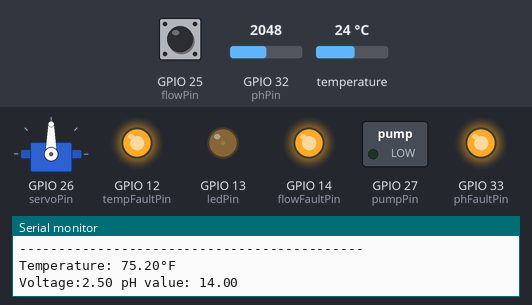
Recording of a sketch running on a simulated ESP32. Parts: servo, switched loads named in the sketch (green lamp = pin HIGH), output pins drawn as LEDs (lit = HIGH), the last lines printed to the serial monitor. Inputs (shaded band) come from the test bench; at power-on: GPIO 32 (phPin) = 2048, GPIO 25 (flowPin) HIGH, temperature 24 °C.

Above: at 16.9 s.
17.0 s: GPIO 32 (phPin) set to 1228
At 25.11 s:
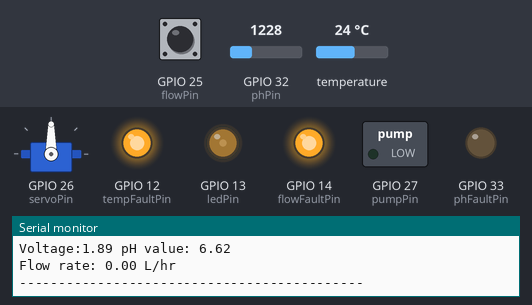
At 26.56 s:
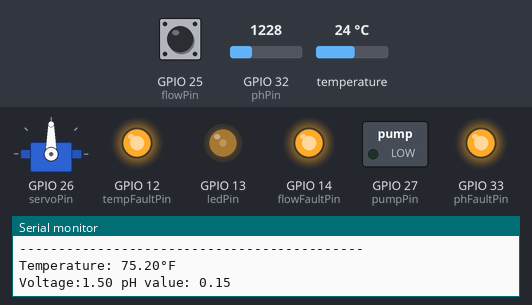
Timing chart, 0 to 50.9 s (numbered marks = the images above; inputs shaded):
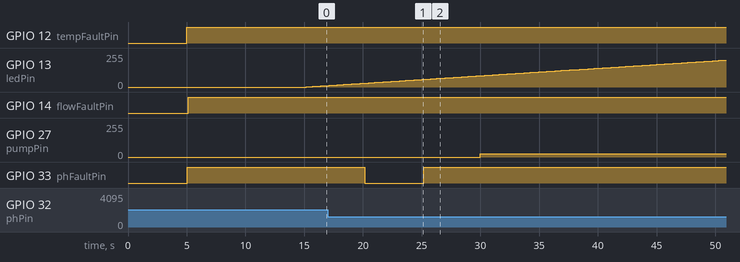

Measured:
- after the input at 17.0 s, GPIO 33 (phFaultPin): HIGH → LOW after 3.1 s, → HIGH 5.0 s later

The sketch:

circle_of_life.ino
```cpp
#include <ESP32Servo.h>
#include <OneWire.h>
#include <DallasTemperature.h>

#define arrayLength 100
#define ONE_WIRE_BUS 19

OneWire oneWire(ONE_WIRE_BUS);
DallasTemperature sensors(&oneWire);


Servo myservo;


int servoPin = 26;
int phPin = 32;
int flowPin = 25;
int phFaultPin = 33;
int flowFaultPin = 14 ;
int tempFaultPin = 12 ;
int pumpPin = 27; //water pump pin
int ledPin = 13;


//Water pump code
int dutyCycle = 0;
int max_flow = 350;
int min_flow = 300;

int dutyCycleLeds = 125;

int pos = 0;
bool servo_on = false;

float offset = 0.00;
int pHArray[arrayLength];
int pHArrayIndex = 0;
float voltage = 0;
float pHValue = 0;

int time_limit = 60 * 1000;
int time_limit_ph = 5 * 10;
int time_limit_flow = 5 * 1000;
int time_limit_temp = 5 * 1000;
int time_limit_ph_print = 5 * 1000;
unsigned long last_rotation = 0;
unsigned long current, last_ph, last_flow, last_ph_print, last_temp, start_time, start_time_led;
float temp_for_ph = 0;

int lastHallState = HIGH;
int NbTopsFan = 0;
float flowRate = 0;


double averageArray(int *array, int number){

	int max,min;
	double avg;
	long amount=0;

  if(number<=0){
 		Serial.println("Error number for the array to averaging!/n");
 		return 0;
	}

	if(number<5){
		for(int i=0; i<number; i++){
			amount+=array[i];
		}
		avg = amount/number;
		return avg;
 	} else {
		if(array[0]<array[1]){
			min = array[0];max=array[1];
		}
		else {
		min=array[1];max=array[0];
		}
		for(int i=2;i<number;i++){
			if(array[i]<min){
				amount+=min; //arr<min
				min=array[i];
			} else {
				if(array[i]>max){
					amount+=max; //arr>max
					max=array[i];
			} else{
				amount+=array[i]; //min<=arr<=max
			}
 		}
 	}
 	avg = (double)amount/(number-2);
 }
 return avg;
}

void setup() {
	ESP32PWM::allocateTimer(0);
	ESP32PWM::allocateTimer(1);
	ESP32PWM::allocateTimer(2);
	ESP32PWM::allocateTimer(3);
	myservo.setPeriodHertz(50);
	myservo.attach(servoPin, 500, 2400);
	pinMode(flowPin, INPUT_PULLUP);
	pinMode(phFaultPin, OUTPUT);
	pinMode(flowFaultPin, OUTPUT);
	pinMode(tempFaultPin, OUTPUT);
	last_rotation = millis();
	last_ph = millis();
	last_flow = millis();
	last_ph_print = millis();
	last_temp = millis();
	start_time = millis();
	start_time_led = millis();

  ledcAttachChannel(ledPin, 3000, 8,7);
	analogSetPinAttenuation(phPin, ADC_11db);

  ledcAttachChannel(pumpPin, 500, 8, 6);
	Serial.begin(9600);
	sensors.begin();
	sensors.setWaitForConversion(false);
}

void loop() {

	sensors.requestTemperatures();


	current = millis();

  if(current - last_rotation >= time_limit){
		Serial.println("Fish feeder rotation started.");
		servo_on = true;
		for (pos = 0; pos <= 180; pos += 1) {
			myservo.write(pos);
			delay(1);
		}
		for (pos = 180; pos >= 0; pos -= 1) {
			myservo.write(pos);
			delay(1);
		}
		last_rotation = millis();
		servo_on = false;
 }

 if(current - last_temp >= time_limit_temp){
	float tempC = sensors.getTempCByIndex(0);
	temp_for_ph = tempC;
	Serial.println("--------------------------------------------");
  Serial.print("Temperature: ");
	tempC = tempC * 1.8;
	tempC = tempC + 32;
  Serial.print(tempC);
  Serial.println("°F");
	last_temp = millis();
	if(tempC < 78 || tempC > 80){
			digitalWrite(tempFaultPin, HIGH);
			//Serial.println("temp fault LED ON");
		} else {
			digitalWrite(tempFaultPin, LOW);
			//Serial.println("temp fault LED OFF");
		}
 }

 if(current - last_ph_print >= time_limit_ph_print){
		Serial.print("Voltage:");
		Serial.print(voltage,2);
		Serial.print(" pH value: ");
		Serial.println(pHValue,2);
		last_ph_print = millis();
		if(pHValue < 6 || pHValue > 8){
			digitalWrite(phFaultPin, HIGH);
			//Serial.println("pH fault LED ON");
		} else {
			digitalWrite(phFaultPin, LOW);
			//Serial.println("pH fault LED OFF");
		}
 }

 if(current - last_ph >= time_limit_ph){
	 	pHArray[pHArrayIndex++]=analogRead(phPin);
		if(pHArrayIndex==arrayLength)pHArrayIndex=0;
		// voltage = (averageArray(pHArray, arrayLength)*3.3/4096 )* 1.515; // 4096 is 2^12 since ADC is 12 volts
		// pHValue = 3.5*voltage+offset;
		// pHValue = pHValue + (temp_for_ph - 25) * ((0.05916 * temp_for_ph)/298.15);
		// last_ph = millis();

		float rawAvg = averageArray(pHArray, arrayLength);
    voltage = (rawAvg * 3.3 / 4096.0) * 1.515;
    float neutralVoltage = 1.91;
    float slope = 16.67;
    pHValue = (7.0 + (voltage - neutralVoltage) * slope) + offset;
		//pHValue = (voltage/3.3)*14;
    if (pHValue < 0) pHValue = 0;
    if (pHValue > 14) pHValue = 14;

    last_ph = millis();

 }

	if(!servo_on){
		int hallState = digitalRead(flowPin);
		if(hallState == LOW && lastHallState == HIGH) {
			NbTopsFan++;
		}
		lastHallState = hallState;

		//water pump
		if(current - start_time <= 30000){
			dutyCycle = 0;
			ledcWrite(pumpPin, dutyCycle);
		}
		else if (flowRate < min_flow) {
			dutyCycle = 25;
			ledcWrite(pumpPin, dutyCycle);
		}

	//led driver
        if(current - start_time_led <= 15000)
		{ //first 15 seconds are night
			dutyCycleLeds = 0;
			ledcWrite(ledPin, dutyCycleLeds); //starts off at 0
		}
		else if (current - start_time_led <= 60000)
		{ //sunrise
			uint32_t sunrise_covered = current - start_time_led - 15000;
			dutyCycleLeds = (uint8_t)(255.0f * sunrise_covered / 45000.0f);
			ledcWrite(ledPin, dutyCycleLeds);

		}
		else if(current - start_time_led <= 75000)
		{ //daytime
			dutyCycleLeds = 255;
			ledcWrite(ledPin, dutyCycleLeds);
		}
		else if(current - start_time_led <= 120000)
		{ //sunset
			dutyCycleLeds = 0;
			uint32_t sunset_covered = current - start_time_led - 75000;
			dutyCycleLeds = (uint8_t)(255.0f - (255.0f * sunset_covered / 45000.0f));
			ledcWrite(ledPin, dutyCycleLeds);
		}
		else
		{ //just in case
			dutyCycleLeds = 0;
			ledcWrite(ledPin, dutyCycleLeds);
			start_time_led = millis();
		}

	}

	if(current - last_flow >= time_limit_flow) {
			flowRate = ((NbTopsFan / 5) * 60.0 / 7.5); //per min -- 7.5 calibration factor
					NbTopsFan = 0;
					last_flow = millis();
					Serial.print("Flow rate: ");
					Serial.print(flowRate);
					Serial.println(" L/hr");
					last_flow = current;
					Serial.println("--------------------------------------------");
		if(flowRate < 30){
			digitalWrite(flowFaultPin, HIGH);
			//Serial.println("flow fault LED ON");
		} else {
			digitalWrite(flowFaultPin, LOW);
			//Serial.println("flow fault LED OFF");
		}
	}


}
```
